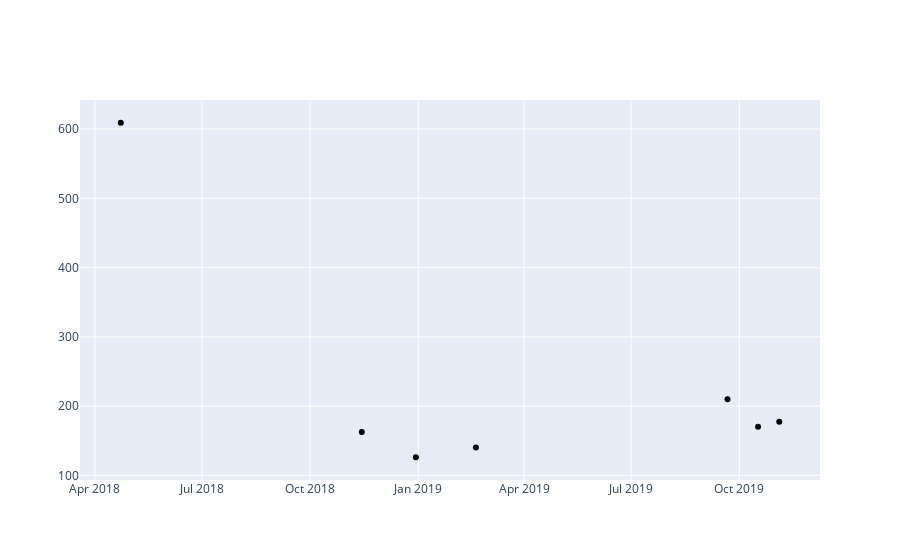

Notebook source saved alongside this figure:
### Code cell
fig = go.Figure(myset.get_current_symbol_buysell_graph('buy'))
fig.show()

### Figure 1 — Plotly figure (JSON) as saved in the notebook; plotly's stock layout.template omitted (floating-point values rounded to 4 significant figures)
{"data": [{"marker": {"color": "black"}, "mode": "markers", "type": "scatter", "x": ["2018-04-23T00:00:00", "2018-11-14T00:00:00", "2018-12-30T00:00:00", "2019-02-19T00:00:00", "2019-09-21T00:00:00", "2019-10-17T00:00:00", "2019-11-04T00:00:00"], "y": [609.1, 162.5, 126.2, 140.3, 210.1, 170.2, 177.6]}], "layout": {}}
